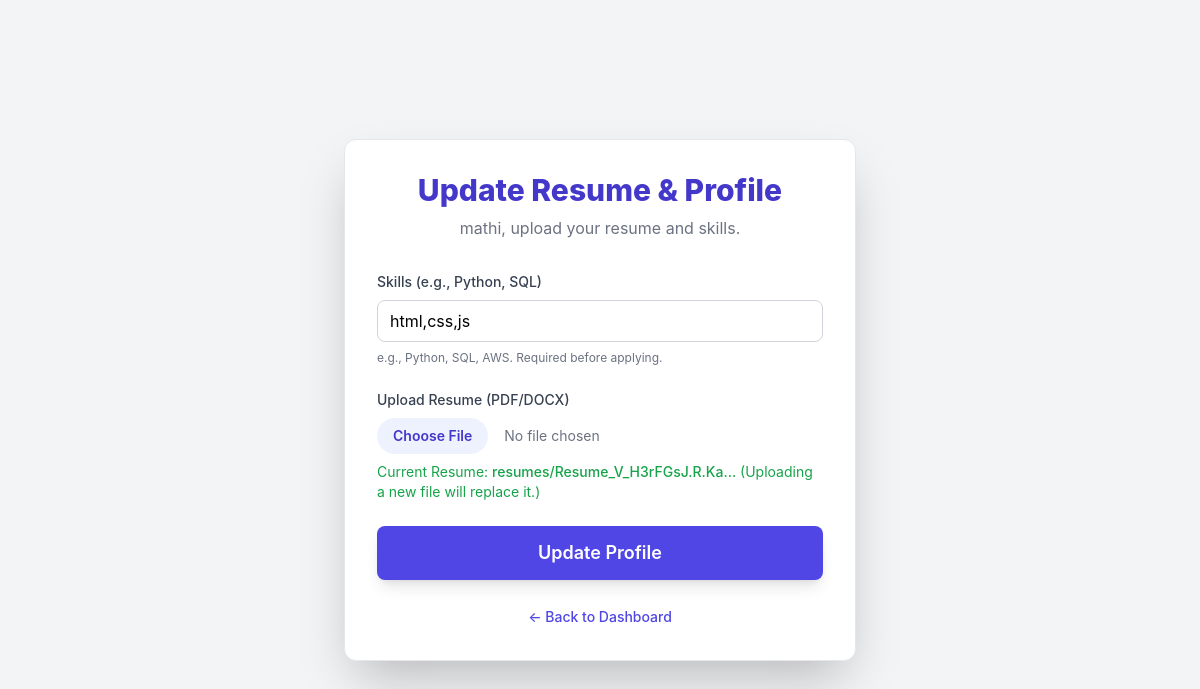
The page /employee/resume/upload/ (signed in) on the database its author committed.
### jobs/models.py (models this page shows, shortened)
class JobSeekerProfile(models.Model):
    user = models.OneToOneField(settings.AUTH_USER_MODEL, on_delete=models.CASCADE, related_name='seeker_profile')
    skills = models.CharField(max_length=255, blank=True, null=True, help_text="e.g., Python, SQL, AWS. Required before applying.")
    resume = models.FileField(
        upload_to='resumes/',
        null=True, blank=True,
        validators=[FileExtensionValidator(allowed_extensions=['pdf', 'docx'])]
    )

### jobs/views.py (the view)
# urls.py: path('employee/resume/upload/', views.upload_resume, name='upload_resume'),
@user_passes_test(is_employee, login_url='/')
@login_required
def upload_resume(request):
    seeker_profile = get_object_or_404(JobSeekerProfile, user=request.user)
    if request.method == 'POST':
        form = ResumeUploadForm(request.POST, request.FILES, instance=seeker_profile)
        if form.is_valid():
            form.save()
            messages.success(request, "Resume and profile updated successfully!")
            return redirect('employee_dashboard')
    else:
        form = ResumeUploadForm(instance=seeker_profile)
    context = {
        'form': form,
        'title': "Update Resume & Profile"
    }
    return render(request, 'jobs/upload_resume.html', context)

### jobs/views.py
class ResumeUploadForm(forms.ModelForm):
    class Meta:
        model = JobSeekerProfile
        fields = ['skills', 'resume']
        widgets = {
            'skills': forms.TextInput(attrs={'placeholder': 'e.g., Python, SQL, AWS', 'class': 'w-full px-3 py-2 border border-gray-300 rounded-lg focus:outline-none focus:ring-2 focus:ring-indigo-500'}),
            'resume': forms.FileInput(attrs={'class': 'block w-full text-sm text-gray-500 file:mr-4 file:py-2 file:px-4 file:rounded-full file:border-0 file:text-sm file:font-semibold file:bg-indigo-50 file:text-indigo-700 hover:file:bg-indigo-100'})
        }

### jobs/views.py (called while the page is built)
def is_employee(user):
    return user.is_authenticated and hasattr(user, 'seeker_profile')

### jobs/templates/jobs/upload_resume.html (shortened to what this page needs)
<!DOCTYPE html>
<html lang="en">
<head>
    <script src="https://cdn.tailwindcss.com"></script>
</head>
<body class="min-h-screen flex items-center justify-center p-4">
    <div class="w-full max-w-lg bg-white p-8 rounded-xl shadow-2xl border border-gray-200">
        <h1 class="text-3xl font-extrabold text-center text-indigo-700 mb-2">
            Update Resume & Profile
        </h1>
        <p class="text-center text-gray-500 mb-8">
            {{ user.username }}, upload your resume and skills.
        </p>
        <form method="post" enctype="multipart/form-data" class="space-y-6">
            <div class="space-y-2">
                <label for="{{ form.skills.id_for_label }}" class="block text-sm font-medium text-gray-700">
                    Skills (e.g., Python, SQL)
                </label>
                {{ form.skills }}
                <p class="text-xs text-gray-500 mt-1">{{ form.skills.help_text }}</p>
            </div>
            <div class="space-y-2">
                <label for="{{ form.resume.id_for_label }}" class="block text-sm font-medium text-gray-700">
                    Upload Resume (PDF/DOCX)
                </label>
                {{ form.resume }}
                {% if form.instance.resume %}
                <p class="text-sm text-green-600">
                    Current Resume: <a href="{{ form.instance.resume.url }}" target="_blank" class="font-medium hover:underline">{{ form.instance.resume.name|truncatechars:30 }}</a>
                    (Uploading a new file will replace it.)
                </p>
                {% endif %}
            </div>
            <button type="submit" class="w-full flex justify-center py-3 px-4 border border-transparent rounded-lg shadow-lg text-lg font-semibold text-white bg-indigo-600 hover:bg-indigo-700 focus:outline-none focus:ring-2 focus:ring-offset-2 focus:ring-indigo-500 transition duration-150">
                Update Profile
            </button>
        </form>
        <div class="mt-6 text-center">
            <a href="{% url 'employee_dashboard' %}" class="text-sm font-medium text-indigo-600 hover:text-indigo-500">
                ← Back to Dashboard
            </a>
        </div>
    </div>
</body>
</html>

### jobs/templates/jobs/upload_resume.html (style rules this page uses)
body { font-family: 'Inter', sans-serif; background-color: #f3f4f6; }

### rows shown on the page
JobSeekerProfile: skills "html,css,js", instance.resume.name "resumes/Resume_V_H3rFGsJ.R.Ka…"

### other values the page prints
{{ user.username }} "mathi"
